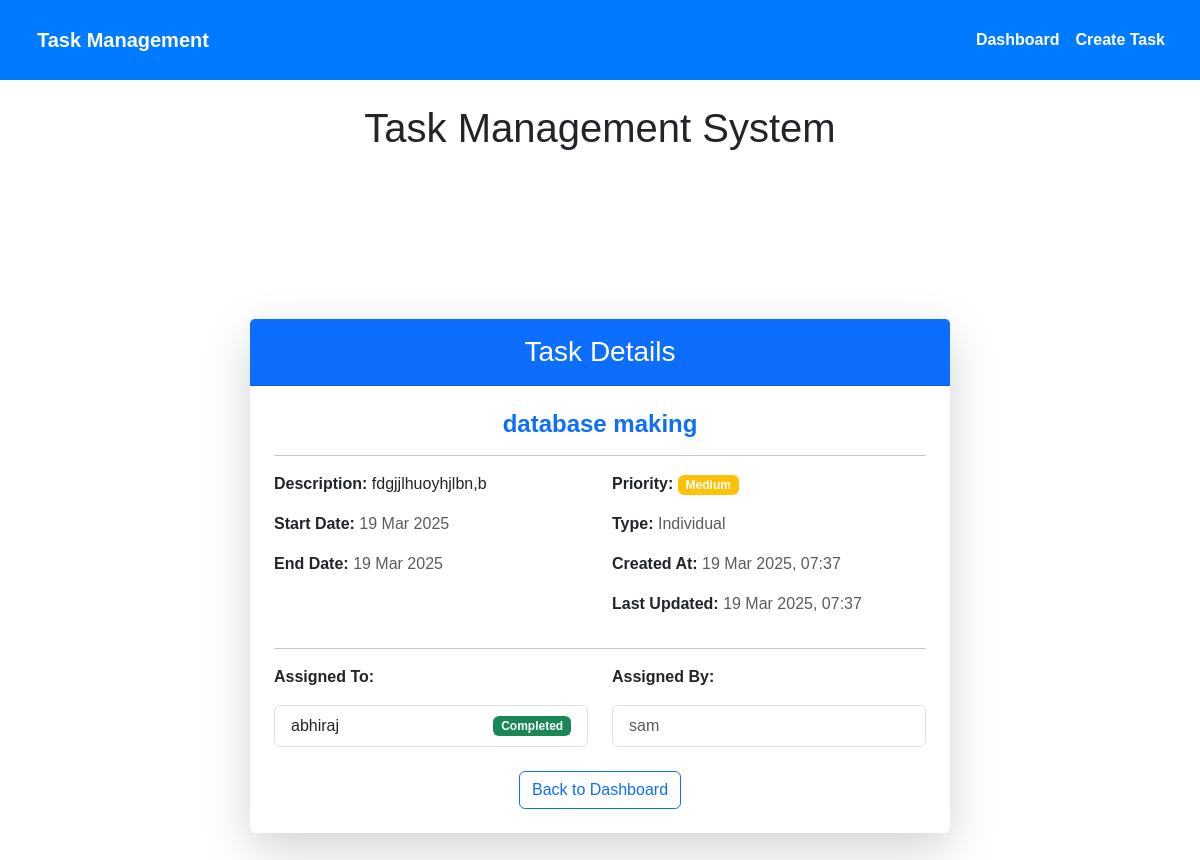
The app's page /task/4/ (signed in) with its own data.
### task/models.py (models this page shows, shortened)
class Task(models.Model):
    TASK_PRIORITY_CHOICES = [
        ('High', 'High'),
        ('Medium', 'Medium'),
        ('Low', 'Low')
    ]
    TASK_TYPE_CHOICES = [
        ('Individual', 'Individual'),
        ('Team', 'Team')
    ]
    task_id = models.AutoField(primary_key=True)
    task_title = models.CharField(max_length=100, help_text="The title of the task")
    task_description = models.CharField(max_length=300, help_text="A brief description of the task")
    task_priority = models.CharField(max_length=200, choices=TASK_PRIORITY_CHOICES, default='Medium',
                                    help_text="The priority level of the task")
    start_date = models.DateField(help_text="The start date of the task")
    end_date = models.DateField(help_text="The end date of the task")
    task_type = models.CharField(max_length=50, choices=TASK_TYPE_CHOICES, default='Individual',
                                help_text="The type of task (Individual or Team)")
    created_at = models.DateTimeField(auto_now_add=True, help_text="The date the task was created")
    updated_at = models.DateTimeField(auto_now=True, help_text="The date the task was last updated")

class TaskAssignment(models.Model):
    STATUS_CHOICES = [
        ('Pending', 'Pending'),
        ('In Progress', 'In Progress'),
        ('Completed', 'Completed')
    ]
    assignment_id = models.AutoField(primary_key=True)
    task = models.ForeignKey(Task, on_delete=models.CASCADE, related_name='assignments',
                            help_text="The task being assigned")
    employee = models.ForeignKey(Employee, on_delete=models.CASCADE, related_name='assigned_tasks',
                                help_text="The employee to whom the task is assigned")
    assigned_by = models.ForeignKey(User, on_delete=models.CASCADE, related_name='tasks_assigned',
                                   help_text="The user who assigned the task")
    assigned_date = models.DateTimeField(auto_now_add=True, help_text="The date the task was assigned")
    status = models.CharField(max_length=200, choices=STATUS_CHOICES, default='Pending',
                             help_text="The current status of the task")
    completed_at = models.DateTimeField(null=True, blank=True, help_text="The date the task was completed")

class Employee(models.Model):
    user = models.OneToOneField(User, on_delete=models.CASCADE, related_name='employee_account')
    employee_id = models.CharField(max_length=50, unique=True, blank=True, help_text="Unique ID for the employee")
    joining_date = models.DateField(null=True, blank=True, help_text="The date the employee joined")

### task/views.py (the view)
# urls.py: path('task/<int:assignment_id>/', views.task_detail, name='task_detail'),
@login_required
def task_detail(request, assignment_id):
    task = get_object_or_404(Task, task_id=assignment_id)  # Use task_id instead of id
    return render(request, 'task_detail.html', {'task': task})

### task/templates/task_detail.html (shortened to what this page needs)
{% extends "base.html" %}
{% load static %}
{% block content %}
<div class="container d-flex justify-content-center align-items-center min-vh-100">
    <div class="card shadow-lg border-0 rounded-lg" style="max-width: 700px; width: 100%;">
        <div class="card-header bg-primary text-white text-center py-3">
            <h3 class="mb-0"> Task Details</h3>
        </div>
        <div class="card-body p-4">
            <h4 class="text-center text-primary fw-bold">{{ task.task_title }}</h4>
            <hr>
            <div class="row">
                <div class="col-md-6">
                    <p><strong>Description:</strong> {{ task.task_description }}</p>
                    <p><strong>Start Date:</strong> <span class="text-muted">{{ task.start_date|date:"d M Y" }}</span></p>
                    <p><strong>End Date:</strong> <span class="text-muted">{{ task.end_date|date:"d M Y" }}</span></p>
                </div>
                <div class="col-md-6">
                    <p><strong>Priority:</strong>
                        <span class="badge {% if task.task_priority == 'High' %}bg-danger{% elif task.task_priority == 'Medium' %}bg-warning{% else %}bg-secondary{% endif %}">
                            {{ task.task_priority }}
                        </span>
                    </p>
                    <p><strong>Type:</strong> <span class="text-muted">{{ task.task_type }}</span></p>
                    <p><strong>Created At:</strong> <span class="text-muted">{{ task.created_at|date:"d M Y, H:i" }}</span></p>
                    <p><strong>Last Updated:</strong> <span class="text-muted">{{ task.updated_at|date:"d M Y, H:i" }}</span></p>
                </div>
            </div>
            <hr>
            <div class="row">
                <div class="col-md-6">
                    <p><strong>Assigned To:</strong></p>
                    <ul class="list-group">
                        {% for assignment in task.assignments.all %}
                            <li class="list-group-item d-flex justify-content-between align-items-center">
                                <span>{{ assignment.employee.user.username }}</span>
                                <span class="badge {% if assignment.status == 'Completed' %}bg-success{% elif assignment.status == 'In Progress' %}bg-warning{% else %}bg-danger{% endif %}">
                                    {{ assignment.status }}
                                </span>
                            </li>
                        {% empty %}
                            <p class="text-muted">Not Assigned</p>
                        {% endfor %}
                    </ul>
                </div>
                <div class="col-md-6">
                    <p><strong>Assigned By:</strong></p>
                    <ul class="list-group">
                        {% for assignment in task.assignments.all %}
                            <li class="list-group-item text-muted">{{ assignment.assigned_by.username }}</li>
                        {% empty %}
                            <p class="text-muted">Unknown</p>
                        {% endfor %}
                    </ul>
                </div>
            </div>
            <div class="text-center mt-4">
                <a href="{% url 'dashboard' %}" class="btn btn-outline-primary"> Back to Dashboard</a>
            </div>
        </div>
    </div>
</div>
{% endblock %}

### task/templates/base.html (style rules this page uses)
body { font-family: Arial, sans-serif; margin: 0; padding: 0; }
.container { margin-top: 20px; }

### records on screen
Task: task_title "database making", task_description "fdgjjlhuoyhjlbn,b", start_date "19 Mar 2025", end_date "19 Mar 2025", task_priority "Medium", task_type "Individual", created_at "19 Mar 2025, 07:37", updated_at "19 Mar 2025, 07:37"
TaskAssignment: employee.user.username "abhiraj", status "Completed", assigned_by.username "sam"
